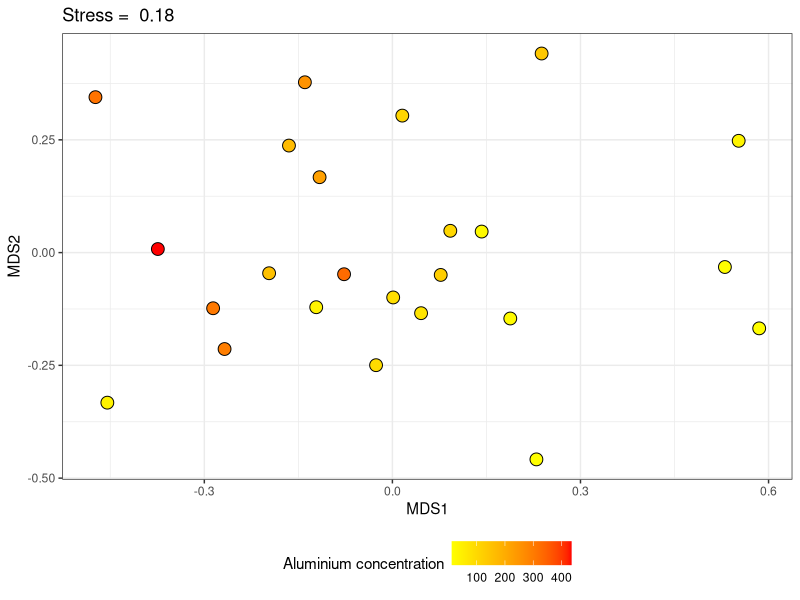
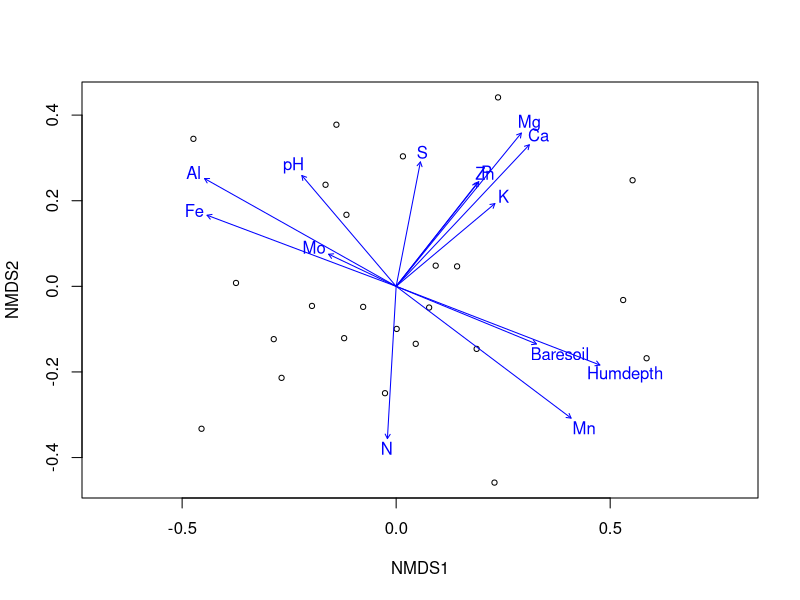
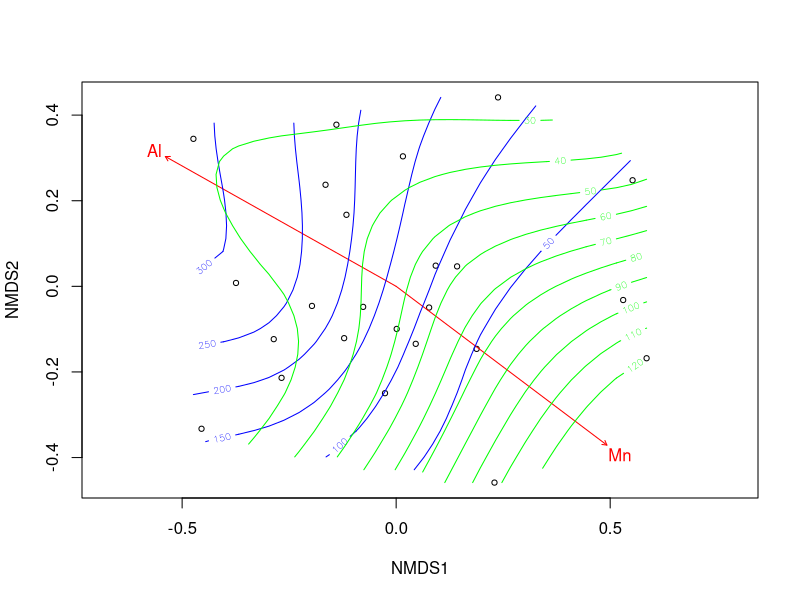
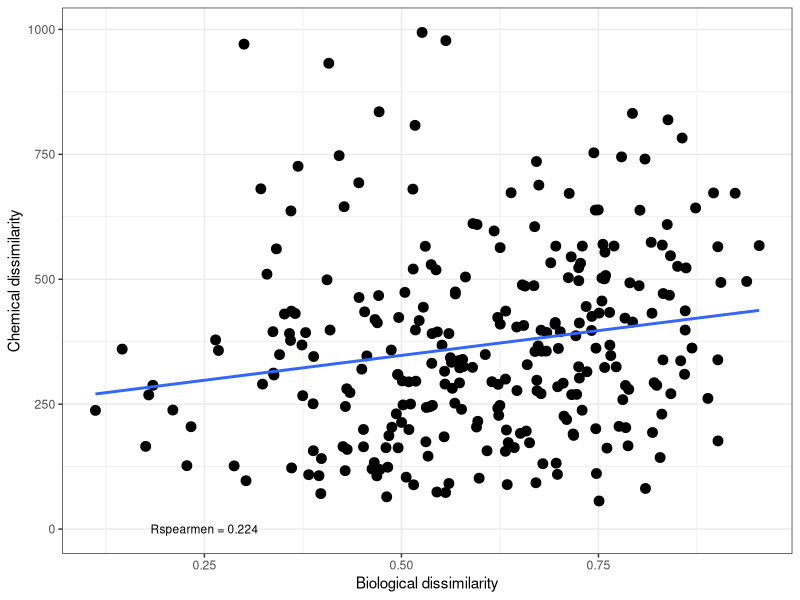
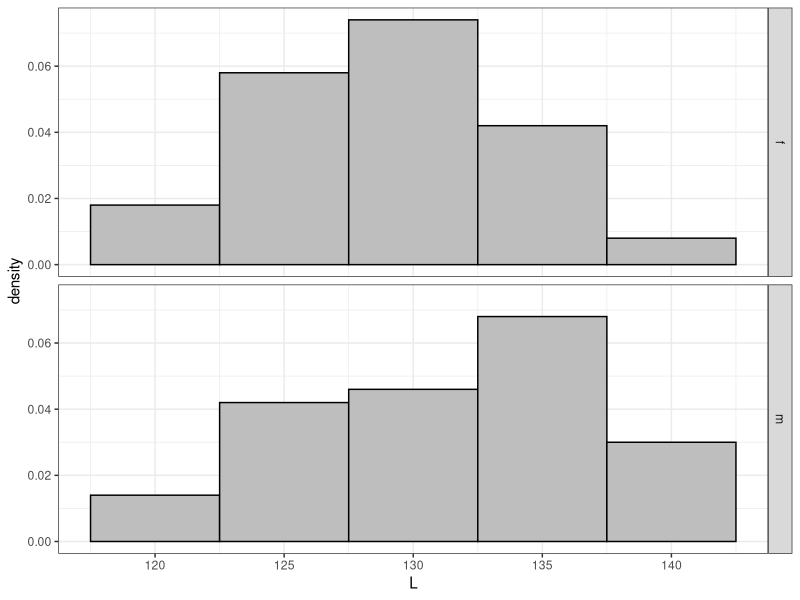
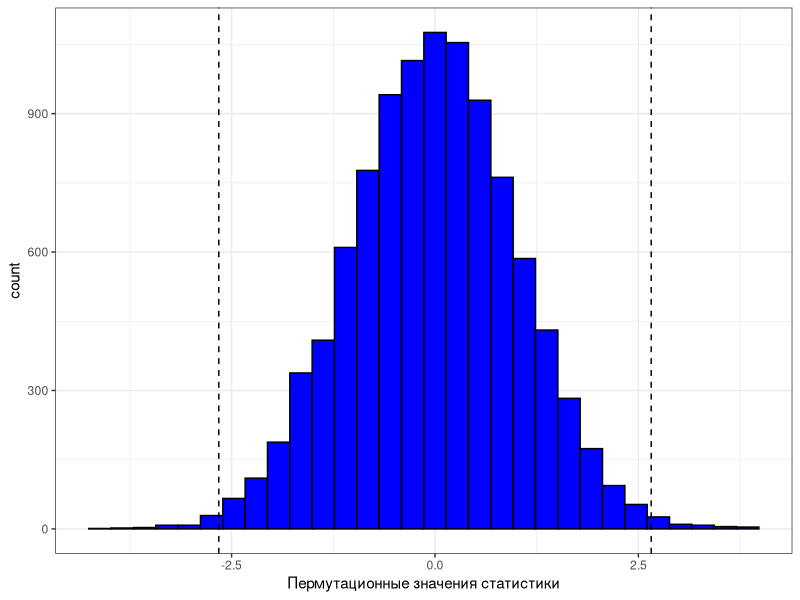
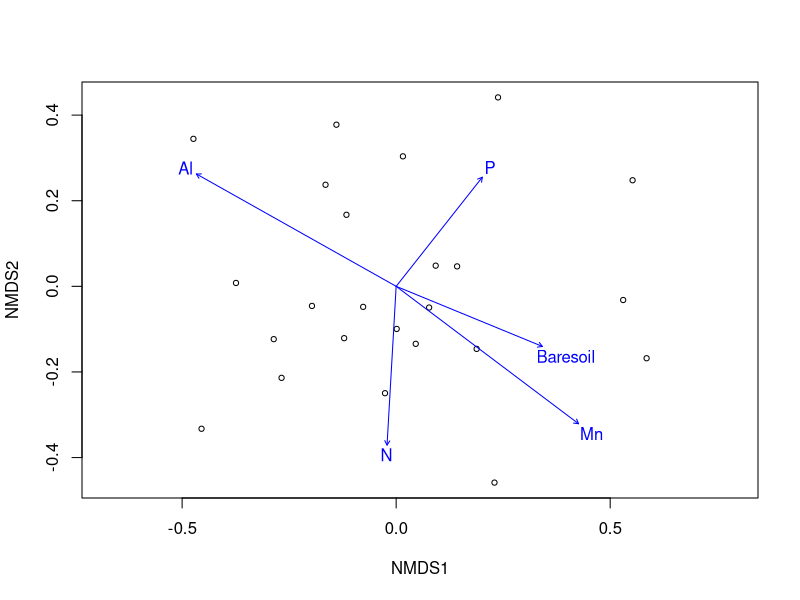
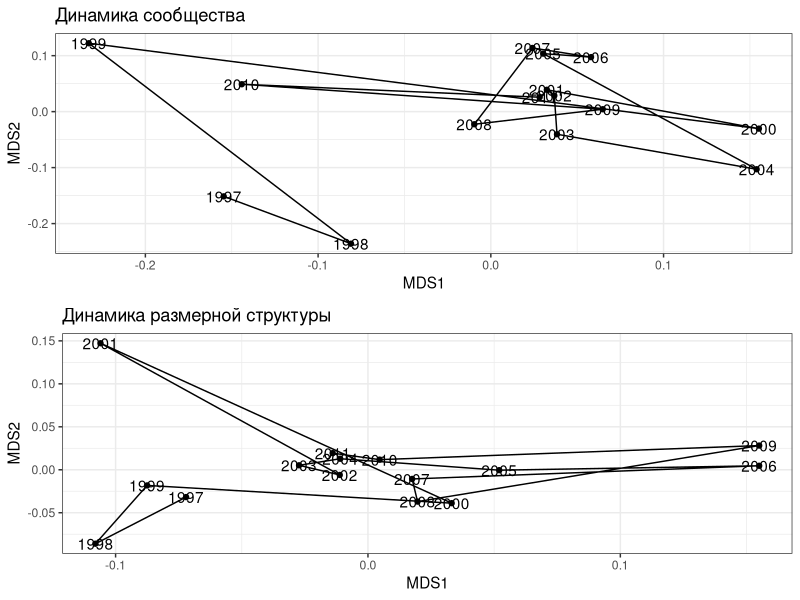

Here is the R script that generated these plots, in order:
## ---- chunk 1
# output options
options(width = 70, scipen = 6, digits = 3)
library(knitr)
# chunk default options
opts_chunk$set(fig.align='center', tidy = FALSE, fig.width = 7, fig.height = 3, warning = FALSE)
## ---- chunk 2
library(vegan)
library(ggplot2)
data(varespec)
data(varechem)
## ---- chunk 3
veg_ord <- metaMDS(varespec, trace = FALSE)
veg_MDS <- as.data.frame(veg_ord$points)

## ---- chunk 4
library(ggplot2)
Pl_mds <- 
  ggplot(veg_MDS, aes(x = MDS1, y = MDS2, 
                    fill = varechem$Al))  +
  geom_point(shape=21, size =4)+
  ggtitle(paste("Stress = ", round(veg_ord$stress, 2))) + 
  theme_bw() +
  theme(legend.position = "bottom") +
  labs(fill = "Aluminium concentration") +
  scale_fill_gradient(high = "red", low = "yellow") 

## ---- chunk 5
Pl_mds
## ---- chunk 6
env_fit <- envfit(veg_ord ~ ., data = varechem)
## ---- chunk 7
ordiplot(veg_ord, display = "site")
plot(env_fit)
## ---- chunk 8
env_fit2 <- envfit(veg_ord ~ Al + Mn, data = varechem)
plot(veg_ord, display = "site")
plot(env_fit2, col = "red")
ordisurf(veg_ord, varechem$Al, add = TRUE, col="blue")
ordisurf(veg_ord, varechem$Mn, add = TRUE, col="green")
## ---- chunk 9
dist_com <- vegdist(varespec, method = "bray")
dist_chem <- vegdist(varechem, method = "euclidean")
## ---- chunk 10
x <-as.vector(dist_com)
y <- as.vector(dist_chem)
R <- round(cor(x, y, method = "spearman"), 3)
xy <- data.frame (x, y)
mant <- ggplot(xy, aes(x = x, y = y))
mant + geom_point(size = 3) + xlab ("Biological dissimilarity") + ylab ("Chemical dissimilarity") + annotate("text", x = 0.25, y = 0.35, label = paste("Rspearmen =", R, sep = " "), size = 3) + theme_bw() + geom_smooth(method = "lm", se = FALSE)

## ---- chunk 11
set.seed(12345)

male <- rnorm(100, 130, 5)
female <- rnorm(100, 129,5)
## ---- chunk 12
size <- data.frame(L=1:200, gender=1:100)
size$L <- male
size$gender <- "m"
size$L[101:200] <- female
size$gender[101:200] <- "f"
size$gender <- as.factor(size$gender)
pl <- ggplot(size, aes(x=L, ..density..))
pl <- pl + theme_bw()  + geom_histogram(binwidth = 5, fill = "gray", color = "black") + facet_grid(gender~.) 
pl 
## ---- chunk 13
t <- t.test(male, female)
t
## ---- chunk 14
head (male)
head (female)
## ---- chunk 15
SE_m <- sd(male) / sqrt(length(male))
SE_f <- sd(female) / sqrt(length(female))
t_initial <- (mean(male) - mean(female))/sqrt(SE_m^2 + SE_f^2)
## ---- chunk 16
f <- female
m <- male
num_perm <- sample(1:100,1)
order_m <- sample (1:100, num_perm)
order_f <- sample (1:100, num_perm)
f[order_f] <- male[order_f]
m[order_m] <- female[order_f]
SE_m <- sd(m) / sqrt(length(m))
SE_f <- sd(f) / sqrt(length(f))
t_p=(mean(m) - mean(f))/sqrt(SE_m^2 + SE_f^2)
## ---- chunk 17
Nperm=10000
tperm <- rep(NA, Nperm)

set.seed(12345)
for (i in 1:(Nperm-1)) 
  {
  BOX <- c(male,female)
  ord <-sample(1:200, 200)
  f <- BOX[ord[1:100]]
  m <- BOX [ord[101:200]]
  SE_m <- sd(m) / sqrt(length(m))
  SE_f <- sd(f) / sqrt(length(f))
  tperm[i]=(mean(m) - mean(f))/sqrt(SE_m^2 + SE_f^2)
  }
head(tperm)
## ---- chunk 18
tail (tperm)
## ---- chunk 19
tperm [Nperm] <- t_initial
## ---- chunk 20
tperm <- as.data.frame(tperm)
names(tperm) <- "t_p" 
tperm_pl <- ggplot(tperm, aes(x=t_p))
tperm_pl <- tperm_pl + geom_histogram (bin=0.4, fill="blue", colour="black") + theme_bw() + xlab("Пермутационные значения статистики") + geom_vline(xintercept=c(t_initial, -t_initial), linetype=2)

tperm_pl
## ---- chunk 21
p_perm <- length(tperm[tperm >= t_initial] | tperm[tperm <= -t_initial] ) / Nperm
## ---- chunk 22
library(MASS)
set.seed(1234567)
mu <- c(10, 20) #Вектор средних значений
Sigma <- matrix(.7, nrow=2, ncol=2) 
diag(Sigma) <- c(1, 3)

# Sigma Ковариационная матрица

dat <- as.data.frame(mvrnorm(n=100, mu=mu, Sigma=Sigma)) 
# Датафрейм с двумя скоррелированными переменными

cor.test(dat$V1, dat$V2, method = "spearman")

## ---- chunk 23
library(coin)

spearman_test( V1 ~ V2, data = dat, distribution = approximate(B=9999))

## ---- chunk 24
options(digits=4)
mant <- mantel(dist_com, dist_chem, method="pearson", permutations = 999)
mant
## ---- chunk 25
geo <- read.table("data/Coordinates.txt",  
                  header = TRUE, sep = "\t")
dist_geo <- vegdist(geo[, -1], 
                  method = "euclidean")
## ---- chunk 26
mantel_partial <- mantel.partial(xdis = dist_com, ydis = dist_chem, zdis = dist_geo, method = "pearson", permutations = 9999)
mantel_partial
## ---- chunk 27
BioEnv <- bioenv(varespec, varechem, method = "spearman", index = "bray")
BioEnv
## ---- chunk 28
plot(veg_ord, display = "site")
plot(envfit(veg_ord ~ N + P + Al + Mn + Baresoil, data = varechem ))
## ---- chunk 29
com <- read.csv("data/mussel_beds.csv", 
                sep=';', header = T)

ascam <- read.csv("data/ASCAM.csv", 
                  sep=';', header = T)
## ---- chunk 30
library(vegan)

log_com <- decostand(com[,-c(1:3)], method = "log")

vor2_log_com <- log_com[com$Bank == "Vor2",]

log_ascam <- decostand(ascam[, -c(1:2)], method = "log")

mds_vor2_com <- as.data.frame(metaMDS(vor2_log_com)$points)

vor2_log_ascam <- log_ascam[ascam$Bank == "Vor2",]

mds_vor2_ascam <- as.data.frame(metaMDS(vor2_log_ascam, distance = "euclid" )$points)
## ---- chunk 31
library(ggplot2)
library(gridExtra)
theme_set(theme_bw())

Pl1 <- ggplot(mds_vor2_com, aes(x=MDS1, y=MDS2)) + geom_point() + 
  geom_path() + geom_text(label = com$Year[com$Bank == "Vor2"]) + 
  ggtitle("Динамика сообщества")

Pl2 <- ggplot(mds_vor2_ascam, aes(x=MDS1, y=MDS2)) + geom_point() + 
  geom_path() + geom_text(label = com$Year[com$Bank == "Vor2"]) + 
  ggtitle("Динамика размерной структуры")

grid.arrange(Pl1, Pl2)
## ---- chunk 32
gradient_model <- vegdist(com$Year[com$Bank == "Vor2"], method="euclidian")
gradient_model 
## ---- chunk 33
dist_vor2_com <- vegdist(vor2_log_com, method = "bray")
dist_vor2_ascam <- vegdist(vor2_log_ascam, method = "euclidean")
## ---- chunk 34
mantel(dist_vor2_com, gradient_model)
## ---- chunk 35
mantel(dist_vor2_ascam, gradient_model)
## ---- chunk 36
mantel(dist_vor2_com, dist_vor2_ascam)
## ---- chunk 37
mantel.partial(dist_vor2_com, dist_vor2_ascam, gradient_model)
## ---- chunk 38
cycmod <- function(x){
  points <- data.frame(X=c(1:x), Y=c(1:x))
  for (i in 1:x) {
    points$X[i] <- cos(2*pi*(i-1)/x)
    points$Y[i] <- sin(2*pi*(i-1)/x)
  }
  return(points)
}

qplot(cycmod(nrow(mds_vor2_ascam))$X, cycmod(nrow(mds_vor2_ascam))$Y, xlab="X", ylab="Y", geom = "point", size = 4) + guides(size = "none") 
## ---- chunk 39
cycl_model <- round(vegdist(cycmod(nrow(mds_vor2_ascam)), method = "euclidean"))
cycl_model
## ---- chunk 40
mantel(dist_vor2_ascam, cycl_model)
## ---- chunk 41
mantel.partial(dist_vor2_ascam, cycl_model, gradient_model)
